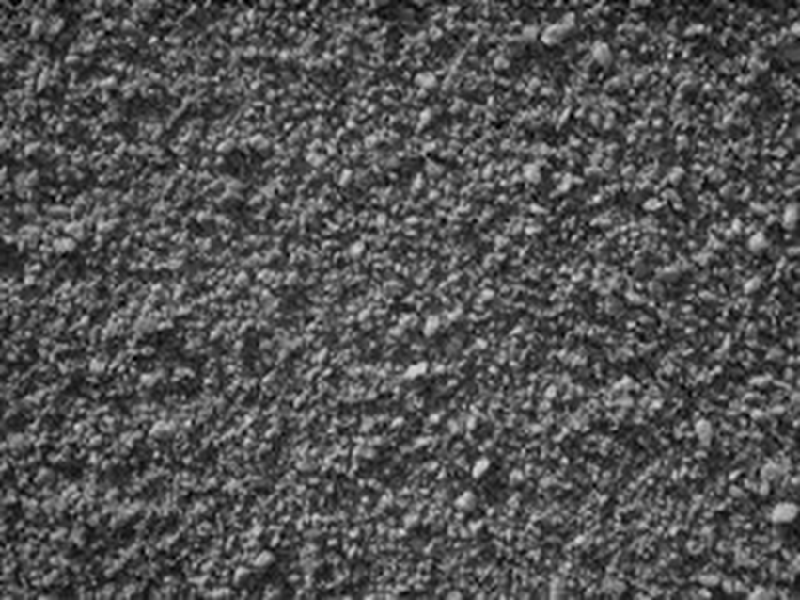
//> input picture sonar_sim_cloud/cloudImgs/stucci1.jpg, 800 x 600 px
$ ./adaptive_thresh ../sonar_sim_cloud/cloudImgs/stucci1.jpg   (built with g++ and OpenCV 4)
//> lines starting //> are read from the running program, lines starting //| are printed output that depends on the picture; after the words box and inside, x2 and y2 are one past the last pixel; in counts of white or black regions, pixels touching at a corner belong together
#include "opencv2/highgui/highgui.hpp"
#include "opencv2/imgproc/imgproc.hpp"
#include <iostream>
#include <stdlib.h>
#include <stdio.h>

using namespace cv;
using namespace std;

int blocksize = 3;
int mean_offset = 35;
int const max_blocksize = 25;
int const max_offset = 100;
int const max_BINARY_value = 255;

Mat src, dst;

char thresh_window[] = "Adaptive Threshold";

char blocksize_tbar[] = "Blocksize (2n+1)";
char offset_tbar[] = "Mean Offset - 50";

/// Function headers
void Threshold_Demo( int, void* );

/**
 * @function main
 * @brief Main function
 */
int main( int, char** argv )
{
   /// Read image given by user
   src = imread( argv[1] );
//> src is the input picture: 600 rows x 800 cols, CV_8UC3; min 0, max 223, mean 82.3
   dst = Mat::zeros( src.size(), src.type() );

   /// Create Windows
   namedWindow("Original Image", CV_WINDOW_AUTOSIZE);
   namedWindow("New Image", CV_WINDOW_AUTOSIZE);
   namedWindow(thresh_window, CV_WINDOW_AUTOSIZE);

   // Create Trackbars
   createTrackbar( blocksize_tbar,
                  thresh_window, &blocksize,
                  max_blocksize, Threshold_Demo );

   createTrackbar( offset_tbar,
                  thresh_window, &mean_offset,
                  max_offset, Threshold_Demo );


   //Convert to Grayscale
   cvtColor(src, src, COLOR_BGR2GRAY);
//> src: 600 rows x 800 cols, CV_8UC1

   //Apply Histogram Equalization
   equalizeHist(src, src);
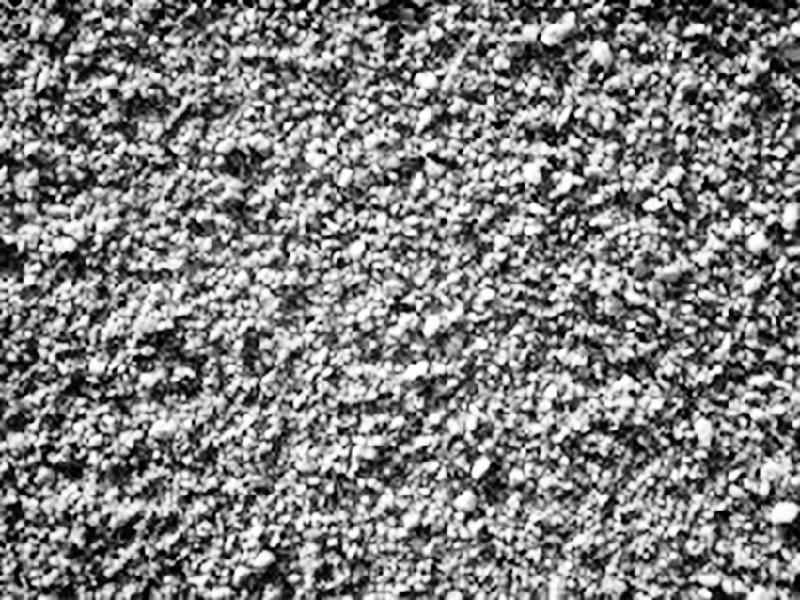
//> src: 600 rows x 800 cols, CV_8UC1; min 0, max 255, mean 128.6

   //Call the function to initialize
   Threshold_Demo(0,0);

   /// Show stuff
   imshow("Original Image", src);
   imshow("New Image", dst);


   /// Wait until user press some key
   waitKey();

   //Save output image
   string outFileName = "dst.png";
   imwrite(outFileName, dst);

   return 0;
}


/**
 * @function Threshold_Demo
 */
void Threshold_Demo( int, void* )
{
  /* 0: Binary
     1: Binary Inverted
     2: Threshold Truncated
     3: Threshold to Zero
     4: Threshold to Zero Inverted
   */

  adaptiveThreshold( src, dst, max_BINARY_value, ADAPTIVE_THRESH_GAUSSIAN_C, THRESH_BINARY, 2*blocksize+3, mean_offset-50 );
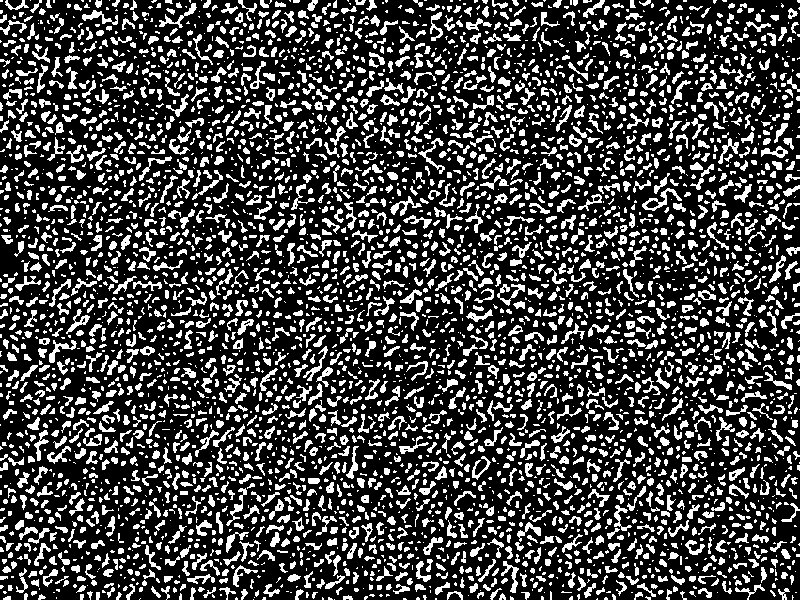
//> dst: 600 rows x 800 cols, CV_8UC1; 26.4% white; 4556 white regions (2220 under 20 px), largest, box (x1, y1, x2, y2) and area: (642, 188, 682, 211) 242, (159, 3, 197, 28) 207, (497, 284, 525, 306) 207

  imshow( thresh_window, dst );
}

$ run again, on sonar_sim_cloud/cloudImgs/cloud1.png
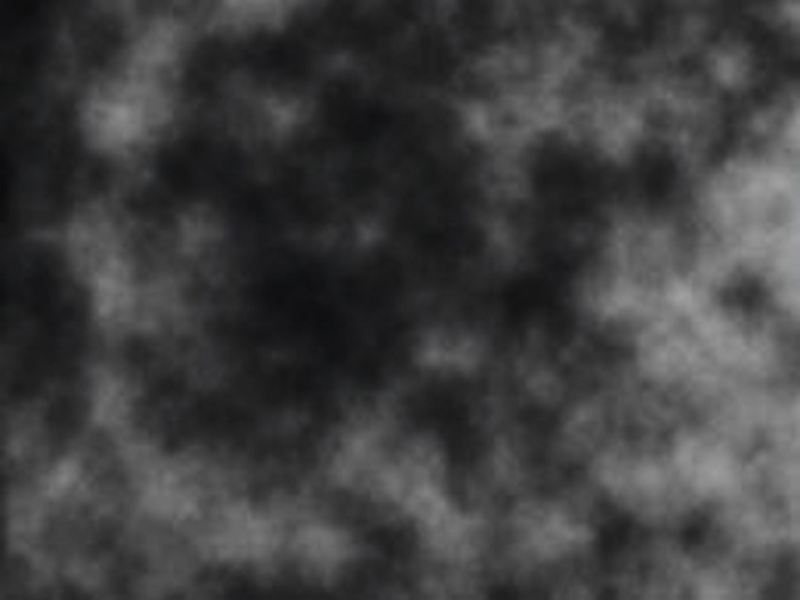
//> input picture sonar_sim_cloud/cloudImgs/cloud1.png, 800 x 600 px
//> src is the input picture: 600 rows x 800 cols, CV_8UC3; mean B, G, R 63.7, 63.2, 63.2
//> `equalizeHist(src, src);`:
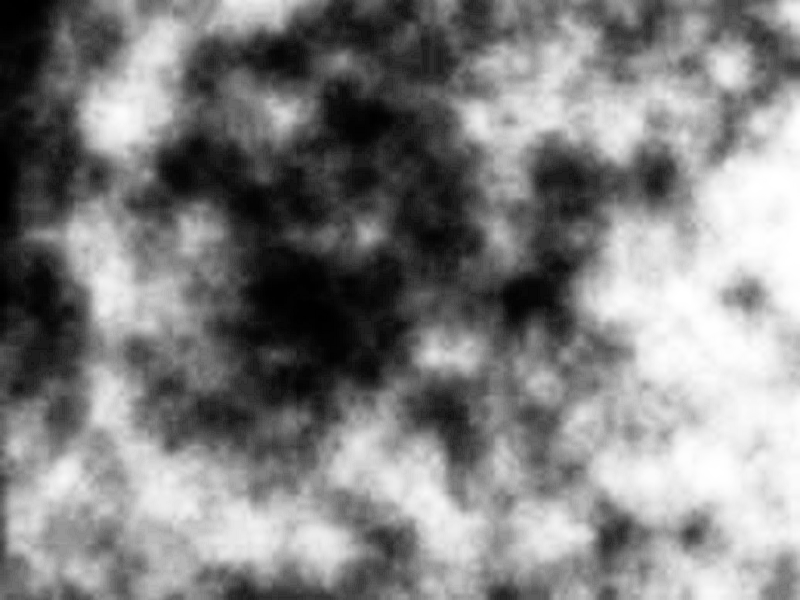
//> src: 600 rows x 800 cols, CV_8UC1; min 0, max 255, mean 128.8
//> dst: 600 rows x 800 cols, CV_8UC1; every value is 0

$ run again, on sonar_sim_cloud/cloudImgs/cloud3.png
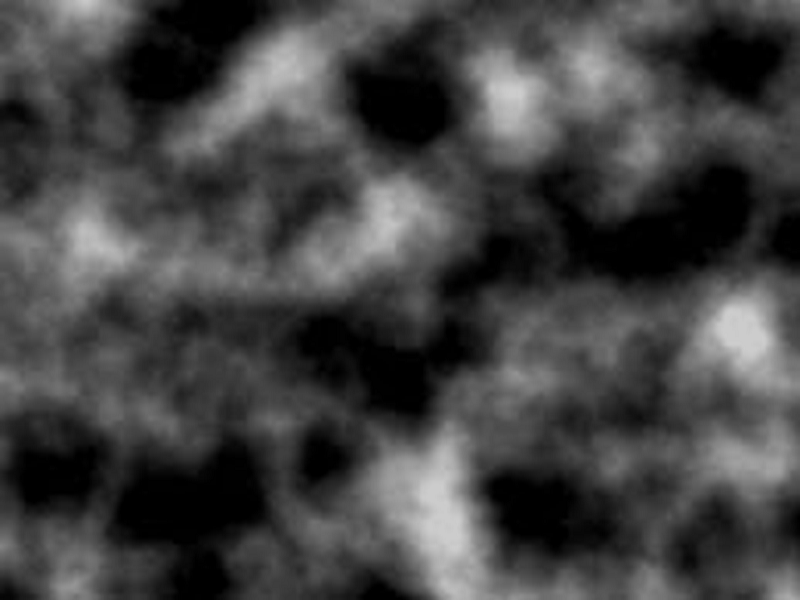
//> input picture sonar_sim_cloud/cloudImgs/cloud3.png, 800 x 600 px
//> src is the input picture: 600 rows x 800 cols, CV_8UC3; min 0, max 205, mean 67
//> `equalizeHist(src, src);`:
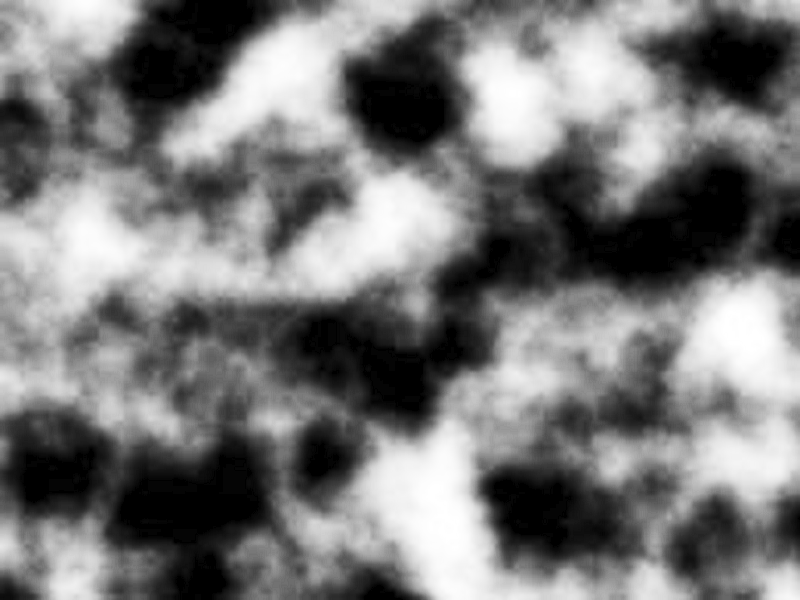
//> src: 600 rows x 800 cols, CV_8UC1; min 0, max 255, mean 119.8
//> dst: 600 rows x 800 cols, CV_8UC1; every value is 0
